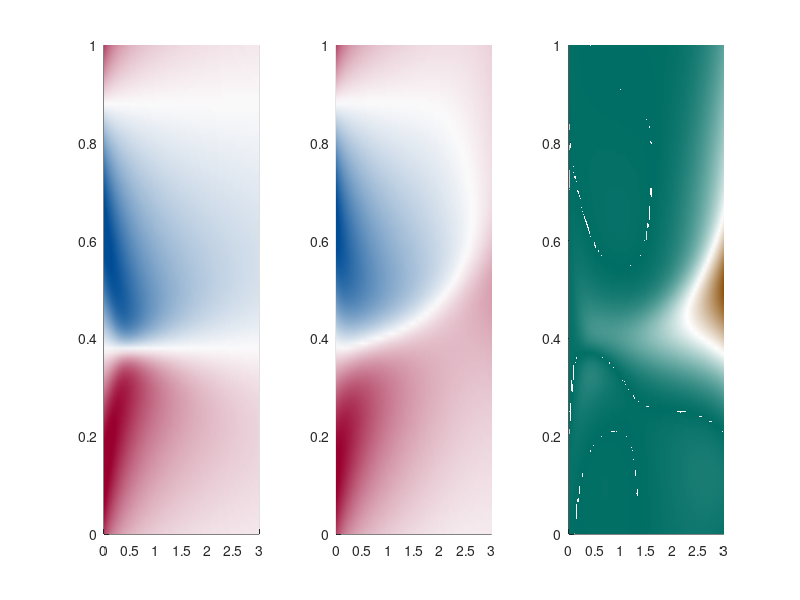

Source code (MATLAB):
clear all, 
clc
load Map_rebu.mat Map_rebu;
load Map_grye.mat Map_grye;
currentFolder = pwd;
fullPath = fullfile(currentFolder, 'PINNs');
addpath(fullPath)
load extrapolation_burger_pinns.mat t u_pred1 u_true v_values x
Y_test = squeeze(u_true(:,:,1));
Y_pred = squeeze(u_pred1(:,:,1));
[~,N] = size(Y_test)

for k=1:N
Err(:,k) = abs(Y_pred(:,k)-Y_test(:,k))./max(Y_test(:,k));
end

t = 0:0.01:3;
x = 0:0.01:1; 

subplot(1,3,1)
surf(t(1:3:end),x,Y_test);
shading interp
caxis([-0.5 0.5])
view([0,90])
colormap(subplot(1,3,1),Map_rebu);

subplot(1,3,2)
surf(t(1:3:end),x,Y_pred); 
shading interp
caxis([-0.5 0.5])
view([0,90])
colormap(subplot(1,3,2),Map_rebu);

subplot(1,3,3)
surf(t(1:3:end),x,Err);
shading interp
% caxis([0 6])
view([0,90])
colormap(subplot(1,3,3),Map_grye);
